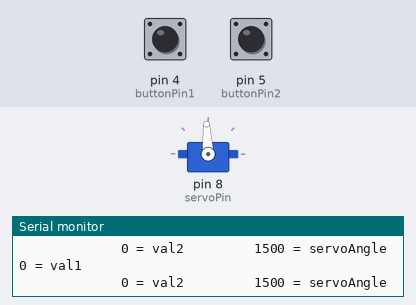
Simulated run of this sketch. Board: Arduino Uno, built with avr-gcc and run on an emulated ATmega328P. Parts: servo, the last lines printed to the serial monitor. The test bench sets the inputs (shaded band); at power-on: pin 4 (buttonPin1) LOW, pin 5 (buttonPin2) LOW.

Above: at 1.2 s.
1.3 s: pin 4 (buttonPin1) pulled HIGH for 0.15 s
At 1.46 s:
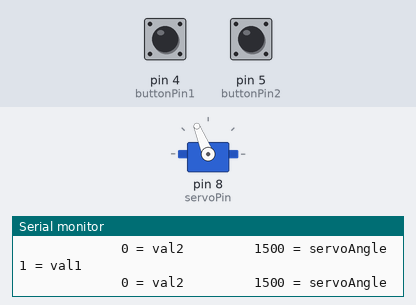
3.0 s: pin 5 (buttonPin2) pulled HIGH for 0.15 s
At 3.15 s:
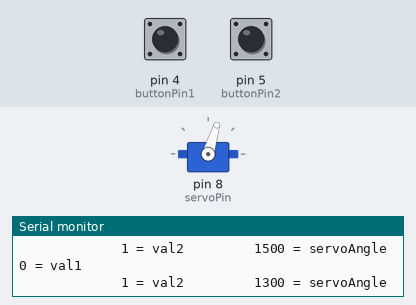
4.7 s: pin 5 (buttonPin2) pulled HIGH for 3.2 s
At 8.4 s:
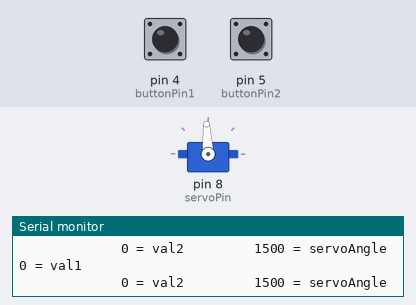
10.9 s: pin 4 (buttonPin1) pulled HIGH for 3.2 s
At 12.2 s:
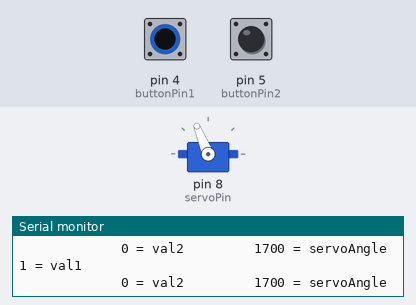
Timing chart, 0 to 15.7 s (numbered marks = the images above; inputs shaded):
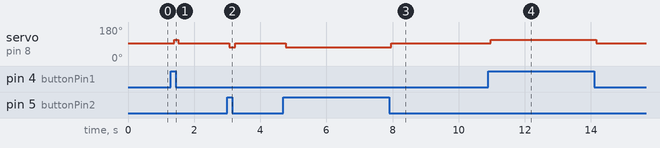

The sketch:

portableButtonServo.ino
```cpp
#include <Servo.h>
//Portable Button Servo
//Johnny Krosby, Lucy Gray
//Continuous servo controlled by buttons

Servo myServo;

int noMove = 0; //variable for when the servo is not moving
int clockwise = 0; //variable for when the servo is moving clockwise
int counter = 0; //variable for when the servo is moving counter clockwise
int delayVar = 0; //how long each delay lasts
int servoPin = 8;
int buttonPin1 = 4;
int buttonPin2 = 5;
int val1 = 0; //whether or not button1 is on
int val2 = 0; //whether or not button2 is on
int servoAngle = 0; //variable used for servo speed

void setup() {
  noMove = 1500;
  clockwise = 1700;
  counter = 1300;
  Serial.begin(9600);
  pinMode(servoPin, OUTPUT);
  pinMode(buttonPin1, INPUT);
  pinMode(buttonPin2, INPUT);
  myServo.attach(servoPin);
  myServo.writeMicroseconds(noMove);
  delayVar = 0;
}

void loop() {

  val1 = digitalRead(buttonPin1);
  Serial.print(val1);
  Serial.println(" = val1");
  val2 = digitalRead(buttonPin2);
  Serial.print("             ");
  Serial.print(val2);
  Serial.print(" = val2");
  Serial.print("         ");
  Serial.print(servoAngle);
  Serial.println(" = servoAngle");
//if only button 1 is on the servo will turn clockwise and show in Serial Monitor
  if (val1 == HIGH && val2 == LOW) {
    //Button 1 on
    servoAngle = clockwise;
    myServo.writeMicroseconds(clockwise);
    delay(delayVar);
  }
  //if neither buttons pressed do nothing
  else if (val1 == LOW && val2 == LOW) {
    servoAngle = noMove;
    myServo.writeMicroseconds(noMove);
    delay(delayVar);
  }
  //if both buttons pressed do nothing
  else if (val1 == HIGH && val2 == HIGH) {
    servoAngle = noMove;
    myServo.writeMicroseconds(noMove);
    delay(delayVar);
  }
//if only button 2 is on the servo will turn counter clockwise and show in Serial Monitor
  if (val1 == LOW && val2 == HIGH) {
    //Button 2 on
    servoAngle = counter;
    myServo.writeMicroseconds(counter);
    delay(delayVar);
  }
  //if neither buttons pressed do nothing
  else if (val1 == LOW && val2 == LOW) {
    servoAngle = noMove;
    myServo.writeMicroseconds(noMove);
    delay(delayVar);
  }
  //if both buttons pressed do nothing
  else if (val1 == HIGH && val2 == HIGH) {
    servoAngle = noMove;
    myServo.writeMicroseconds(noMove);
    delay(delayVar);
  }

}
//References

//https://www.arduino.cc/en/tutorial/pushbutton
//https://create.arduino.cc/projecthub/SBR/working-with-two-leds-and-two-push-buttons-1d4182       wiring
//https://create.arduino.cc/projecthub/glowascii/button-arduino-basics-5ecffc       more wiring
```

Measured:
- after the input at 1.3 s, servo on pin 8 (servoPin): 93° → 112° after 0.10 s, → 93° 0.12 s later
- after the input at 3.0 s, servo on pin 8 (servoPin): 93° → 73° after 0.06 s, → 93° 0.18 s later
- after the input at 4.7 s, servo on pin 8 (servoPin): 93° → 73° after 0.08 s, → 93° 3.2 s later
- after the input at 10.9 s, servo on pin 8 (servoPin): 93° → 112° after 0.07 s, → 93° 3.2 s later
